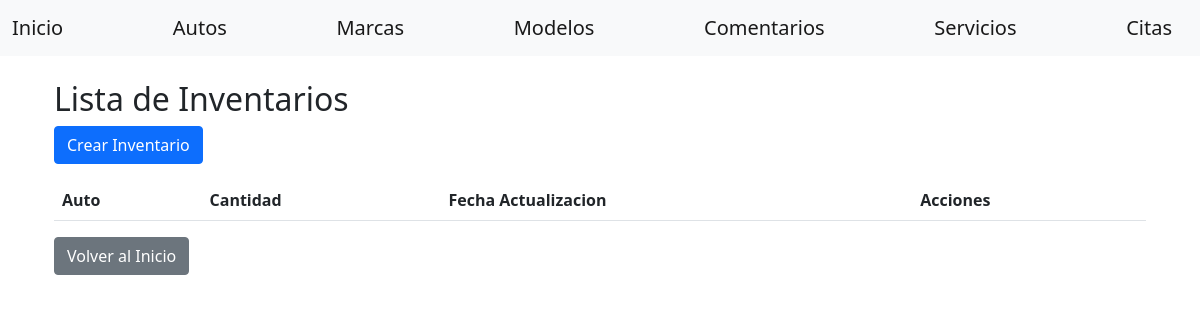
The app's page /gestion/inventario/, older data.
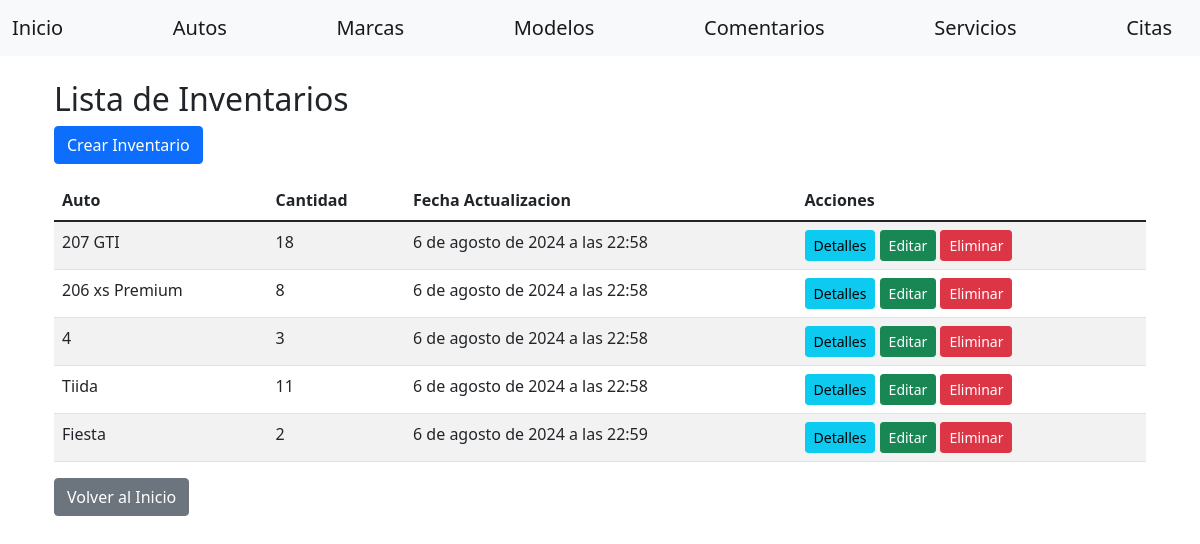
The same page, newer data.
### gestion/models.py (models this page shows, shortened)
class Inventario(models.Model):
    auto = models.ForeignKey(Auto, on_delete=models.CASCADE)
    cantidad = models.PositiveIntegerField()
    fecha_actualizacion = models.DateTimeField(auto_now=True)

class Auto(models.Model):
    marca = models.ForeignKey(Marca, on_delete=models.CASCADE, default=1)
    modelo = models.ForeignKey(ModeloAuto, on_delete=models.CASCADE)
    categoria = models.ForeignKey(Categoria, on_delete=models.CASCADE)
    precio = models.DecimalField(max_digits=10, decimal_places=2)
    imagen = models.ImageField(upload_to='autos/')
    descripcion = models.TextField()

class ModeloAuto(models.Model):
    marca = models.ForeignKey(Marca, on_delete=models.CASCADE)
    nombre = models.CharField(max_length=100)

### gestion/views/inventario_view.py (the view)
# urls.py: path('inventario/', inventario_view.InventarioListView.as_view(), name='inventario-list'),
class InventarioListView(View):
    def get(self, request, *args, **kwargs):
        repo = InventarioRepository()
        inventarios = repo.get_all()
        return render(
            request,
            'inventarios/list.html',
            dict(
                inventarios=inventarios
            )
        )

### gestion/context_processors.py (called while the page is built)
def user_info(request):
    user = request.user if request.user.is_authenticated else None
    return {
        'authenticated_user': user
    }

def all_brands(request):
    brands = cache.get('brands')
    if brands is None:
        brands = Marca.objects.all()
        cache.set('brands', brands, 36000)  # Cache por 10 horas (36000 segundos)
    return {'all_brands': brands}

def all_categories(request):
    categories = cache.get('categories')
    if categories is None:
        categories = Categoria.objects.all()  # Devuelve objetos completos
        cache.set('categories', categories, 36000)  # Cache por 10 horas (36000 segundos)
    return {'all_categories': categories}

### gestion/repositories/inventario_repository.py (called while the page is built)
    def get_all(self) -> List[Inventario]:
        return Inventario.objects.all()

### gestion/templates/inventarios/list.html (shortened to what this page needs)
{% extends "home/base.html" %}
{% block content %}
<div class="container mt-3">
    <h2>Lista de Inventarios</h2>
    <a href="{% url 'inventario-create' %}" class="btn btn-primary mb-3">Crear Inventario</a>
    <table class="table table-striped">
        <thead>
            <tr>
                <th>Auto</th>
                <th>Cantidad</th>
                <th>Fecha Actualizacion</th>
                <th>Acciones</th>
            </tr>
        </thead>
        <tbody>
            {% for inventario in inventarios %}
                <tr>
                    <td>{{ inventario.auto.modelo.nombre }}</td>
                    <td>{{ inventario.cantidad }}</td>
                    <td>{{ inventario.fecha_actualizacion }}</td>
                    <td>
                        <a href="{% url 'inventario-detail' inventario.id %}" class="btn btn-info btn-sm">Detalles</a>
                        <a href="{% url 'inventario-update' inventario.id %}" class="btn btn-success btn-sm">Editar</a>
                        <form action="{% url 'inventario-delete' inventario.id %}" method="post" class="d-inline">
                            <button type="submit" class="btn btn-danger btn-sm">Eliminar</button>
                        </form>
                    </td>
                </tr>
            {% endfor %}
        </tbody>
    </table>
    <a href="{% url 'index' %}" class="btn btn-secondary">Volver al Inicio</a>
</div>
{% endblock %}

### home/templates/home/base.html (shortened to what this page needs)
<!DOCTYPE html>
<html lang="es">
<head>
    {% load static %}
    <link href="https://cdn.jsdelivr.net/npm/bootstrap@5.1.3/dist/css/bootstrap.min.css" rel="stylesheet">
</head>
<body class="{% if 'login' in request.path or 'register' in request.path %}auth-body{% endif %}">
    <nav class="navbar navbar-expand-lg navbar-light bg-light">
        <div class="container-fluid">
            <a class="navbar-brand" href="{% url 'index' %}">Inicio</a>
            <a class="navbar-brand" href="{% url 'auto-list' %}">Autos</a>
            <a class="navbar-brand" href="{% url 'marca-list' %}">Marcas</a>
            <a class="navbar-brand" href="{% url 'modelo-list' %}">Modelos</a>
            <a class="navbar-brand" href="{% url 'comentario-list' %}">Comentarios</a>
            <a class="navbar-brand" href="{% url 'servicio-list' %}">Servicios</a>
            <a class="navbar-brand" href="{% url 'cita-list' %}">Citas</a>
        </div>
    </nav>
    <div class="container mt-4">
        {% block content %}
        {% endblock %}
    </div>
</body>
</html>

Row changes from the older to the newer data that the page shows:
added Inventario: auto.modelo.nombre "207 GTI", cantidad "18", fecha_actualizacion "6 de agosto de 2024 a las 22:58"
added Inventario: auto.modelo.nombre "206 xs Premium", cantidad "8", fecha_actualizacion "6 de agosto de 2024 a las 22:58"
added Inventario: auto.modelo.nombre "4", cantidad "3", fecha_actualizacion "6 de agosto de 2024 a las 22:58"
added Inventario: auto.modelo.nombre "Tiida", cantidad "11", fecha_actualizacion "6 de agosto de 2024 a las 22:58"
added Inventario: auto.modelo.nombre "Fiesta", cantidad "2", fecha_actualizacion "6 de agosto de 2024 a las 22:59"
